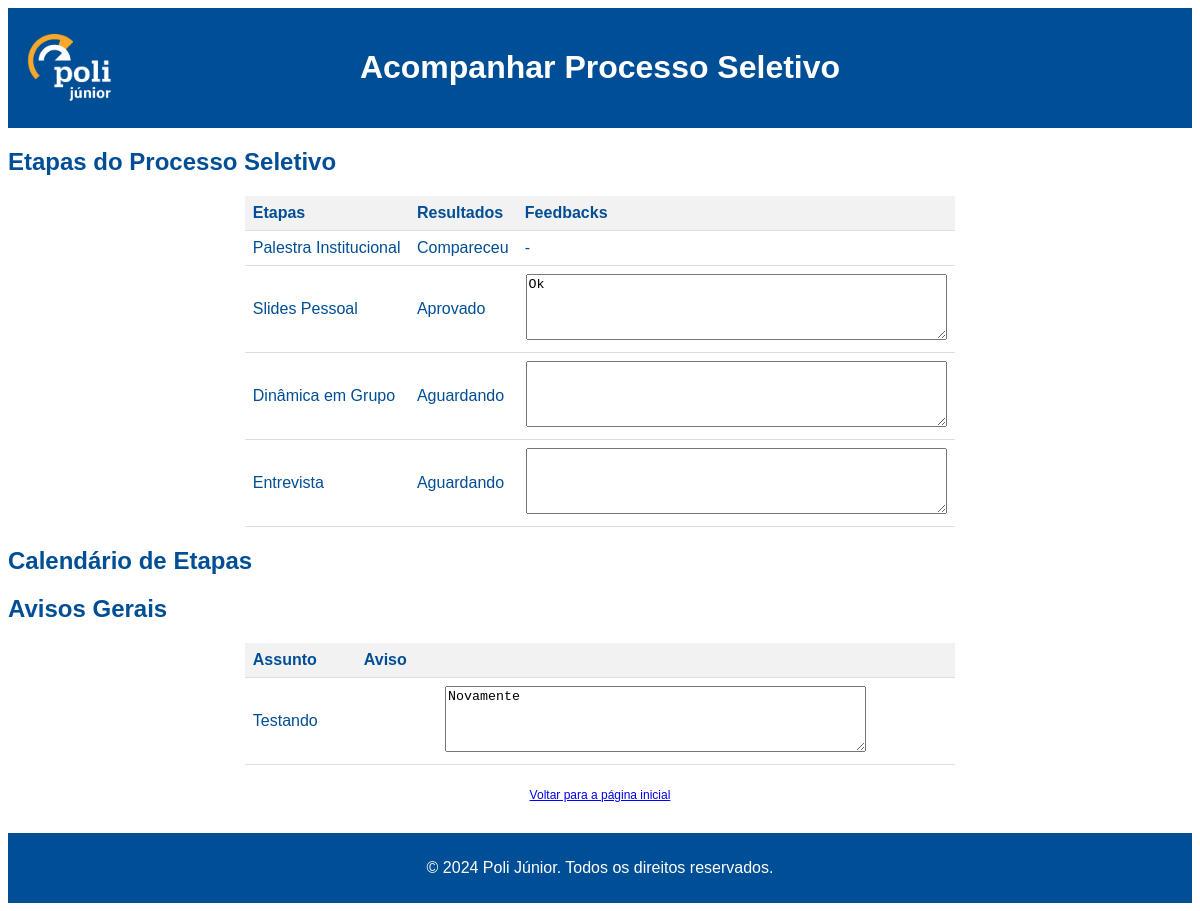
Screenshot of /acompanhamento.php?processo_seletivo=24.2 (signed in) with the database file from the repository.
### tables this page shows
CREATE TABLE `inscritos` (
  `nusp` int(11) NOT NULL,
  `nucleo_de_interesse` varchar(50) NOT NULL,
  `processo_seletivo` varchar(4) NOT NULL,
  `palestra_institucional` tinyint(1) DEFAULT 0,
  `slides_pessoal` tinyint(1) DEFAULT 0,
  `dinamica_em_grupo` tinyint(1) DEFAULT 0,
  `entrevista` tinyint(1) DEFAULT 0,
  `data_inscricao` date DEFAULT NULL,
  `conheceu_pj` varchar(30) NOT NULL,
  `mentoria` tinyint(1) DEFAULT 0,
  `feedback_slides_pessoal` varchar(500) DEFAULT '',
  `feedback_dinamica_em_grupo` varchar(500) DEFAULT '',
  `feedback_entrevista` varchar(500) DEFAULT '',
  `data_dinamica_em_grupo` datetime DEFAULT NULL,
  `data_entrevista` datetime DEFAULT NULL
);

CREATE TABLE `avisos` (
  `id` int(11) NOT NULL,
  `titulo` varchar(20) NOT NULL,
  `aviso` varchar(200) NOT NULL,
  `processo_seletivo` varchar(4) NOT NULL,
  `data` date DEFAULT NULL
);

### acompanhamento.php (the view, shortened to what this page needs)
<?php
include 'connection.php';
$nusp = $_SESSION['nusp'];
$processo_seletivo = $_GET['processo_seletivo'];
$sql = "SELECT palestra_institucional, slides_pessoal, dinamica_em_grupo, entrevista,
               feedback_slides_pessoal, feedback_dinamica_em_grupo, feedback_entrevista,
               data_dinamica_em_grupo, data_entrevista
        FROM inscritos
        WHERE nusp = ? AND processo_seletivo = ?";
$stmt = $conn->prepare($sql);
$stmt->bind_param("is", $nusp, $processo_seletivo);
$stmt->execute();
$result = $stmt->get_result();
$inscrito = $result->fetch_assoc();
$sql_avisos = "SELECT titulo, aviso FROM avisos WHERE processo_seletivo = ? ORDER BY id DESC";
$stmt_avisos = $conn->prepare($sql_avisos);
$stmt_avisos->bind_param("s", $processo_seletivo);
$stmt_avisos->execute();
$result_avisos = $stmt_avisos->get_result();
$inscrito['data_dinamica_em_grupo'] = $inscrito['data_dinamica_em_grupo'] ?? '0000-00-00T00:00:00';
$inscrito['data_entrevista'] = $inscrito['data_entrevista'] ?? '0000-00-00T00:00:00';
function getStatus($status, $feedback) {
    return $status ? 'Aprovado' : 'Aguardando';
}
function getStatusPalestra($status) {
    return $status ? 'Compareceu' : 'Não Compareceu';
}
?>
<!DOCTYPE html>
<html lang="pt-BR">
<head>
<link rel="stylesheet" href="form.css">
</head>
<body>
<div class="header">
    <div class="container">
        <a class="logo" href="menu_candidato_processos_seletivos.php">
            <img src="logo_pj.png" alt="Logo da Empresa">
        </a>
        <div class="title">
            <h1>Acompanhar Processo Seletivo</h1>
        </div>
    </div>
</div>
<h2>Etapas do Processo Seletivo</h2>
<table>
    <thead>
        <tr>
            <th>Etapas</th>
            <th>Resultados</th>
            <th>Feedbacks</th>
        </tr>
    </thead>
    <tbody>
        <tr>
            <td>Palestra Institucional</td>
            <td><?php echo getStatusPalestra($inscrito['palestra_institucional'], ''); ?></td>
            <td>-</td>
        </tr>
        <tr>
            <td>Slides Pessoal</td>
            <td><?php echo getStatus($inscrito['slides_pessoal'], $inscrito['feedback_slides_pessoal']); ?></td>
            <td class="text-center">
                <?php
                    $feedback = htmlspecialchars($inscrito['feedback_slides_pessoal']);
                    echo '<textarea class="feedback-textarea" rows="4" cols="50" readonly>' . $feedback . '</textarea>';
                ?>
            </td>
        </tr>
        <td>Dinâmica em Grupo</td>
            <td><?php echo getStatus($inscrito['dinamica_em_grupo'], $inscrito['feedback_dinamica_em_grupo']); ?></td>
            <td class="text-center">
                <?php
                    $feedback = htmlspecialchars($inscrito['feedback_dinamica_em_grupo']);
                    echo '<textarea class="feedback-textarea" rows="4" cols="50" readonly>' . $feedback . '</textarea>';
                ?>
            </td>
        <tr>
            <td>Entrevista</td>
            <td><?php echo getStatus($inscrito['entrevista'], $inscrito['feedback_entrevista']); ?></td>
            <td class="text-center">
                <?php
                    $feedback = htmlspecialchars($inscrito['feedback_entrevista']);
                    echo '<textarea class="feedback-textarea" rows="4" cols="50" readonly>' . $feedback . '</textarea>';
                ?>
            </td>
        </tr>
    </tbody>
</table>
<h2>Calendário de Etapas</h2>
<h2>Avisos Gerais</h2>
<table>
    <thead>
        <tr>
            <th>Assunto</th>
            <th>Aviso</th>
        </tr>
    </thead>
    <tbody>
        <?php while ($row_aviso = $result_avisos->fetch_assoc()) { ?>
        <tr>
            <td><?php echo htmlspecialchars($row_aviso['titulo']); ?></td>
            <td class="text-center">
                <?php
                    $aviso = htmlspecialchars($row_aviso['aviso']);
                    echo '<textarea class="feedback-textarea" rows="4" cols="50" readonly>' . $aviso . '</textarea>';
                ?>
            </td>
        </tr>
        <?php } ?>
    </tbody>
</table>
<div class="container" style="text-align: center;">
    <a href="menu_candidato_processos_seletivos.php" style="font-size: 12px;">Voltar para a página inicial</a>
</div>
<footer>
    <p>© 2024 Poli Júnior. Todos os direitos reservados.</p>
</footer>
</body>
</html>

### form.css (style rules this page uses)
body { background-color: #ffffff; color: #004E95; font-family: Arial, sans-serif; }
h2 { color: #004E95; }
.container { max-width: 800px; margin: 0 auto; padding: 20px; }
.header { background-color: #004E95; color: #ffffff; padding: 0px; display: flex; align-items: center; }
.logo { display: inline-block; margin-right: 20px; position: absolute; top: 27px; left: 20px; }
.logo img { height: 80px; }
.title { display: inline-block; }
footer { background-color: #004E95; color: white; text-align: center; padding: 10px 0; }

### acompanhamento.php (style rules this page uses)
table { width: 60%; border-collapse: collapse; margin: 0 auto; }
th, td { padding: 8px; text-align: left; border-bottom: 1px solid #ddd; }
th { background-color: #f2f2f2; }
footer { background-color: #004E95; color: white; text-align: center; margin-top: 10px; padding: 10px 0; }
td.text-center { text-align: center; }

### rows the page displays
inscritos: palestra_institucional "Compareceu", slides_pessoal+feedback_slides_pessoal "Aprovado", feedback_slides_pessoal "Ok", dinamica_em_grupo+feedback_dinamica_em_grupo "Aguardando", entrevista+feedback_entrevista "Aguardando"
avisos: titulo "Testando", aviso "Novamente"
